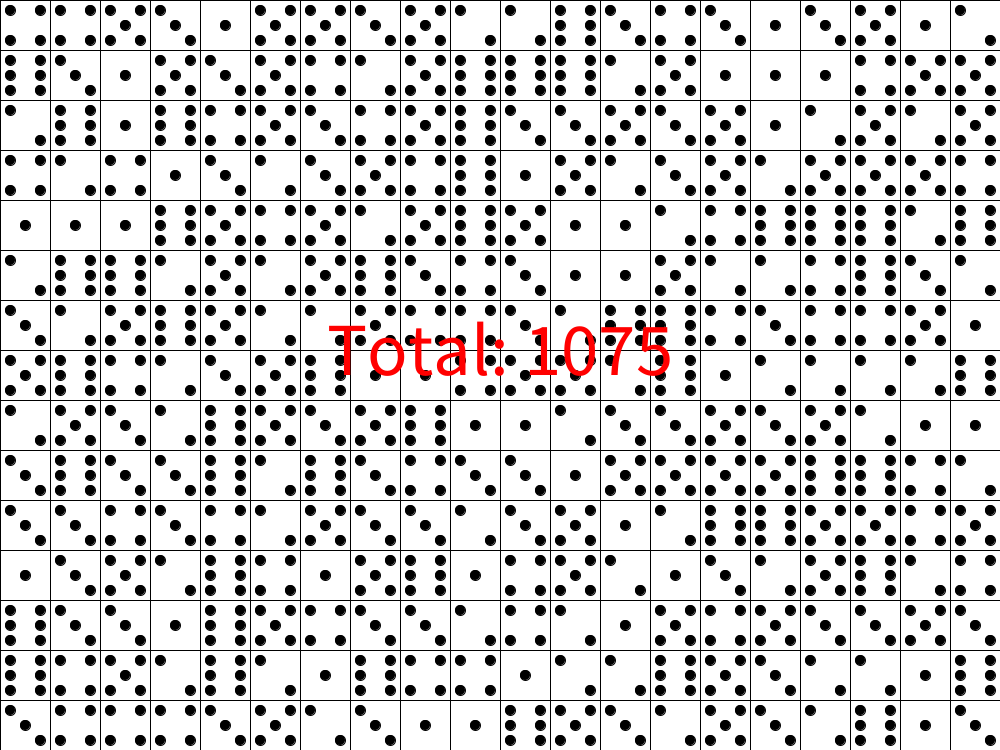
Frame 1 (no input)
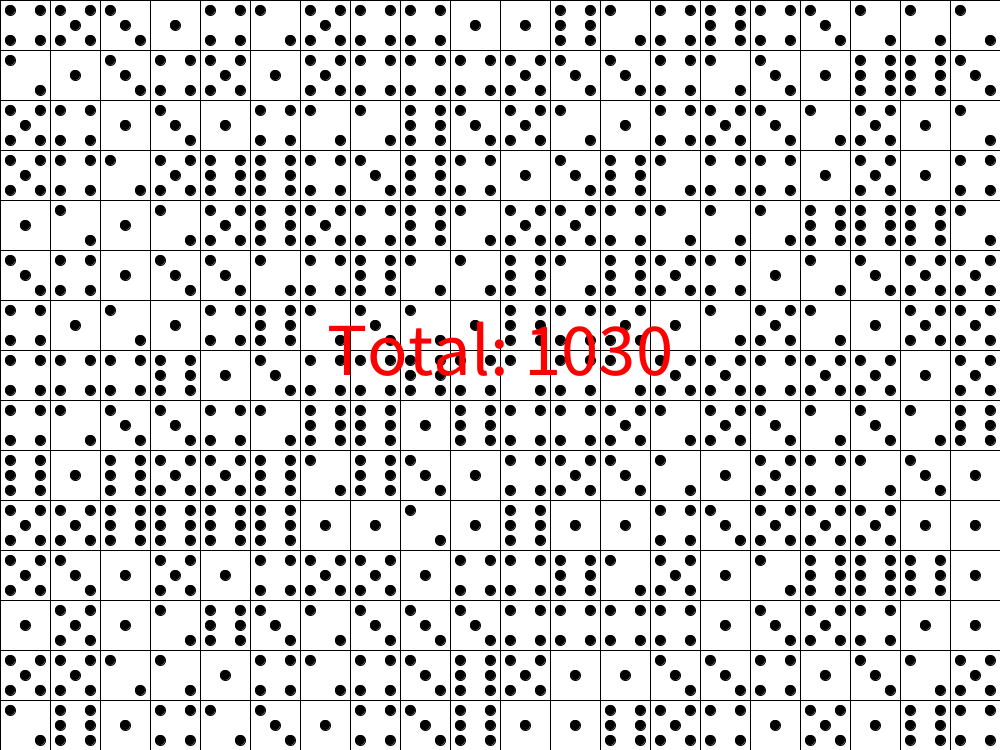
Frame 2 (the mouse pressed at the canvas centre, redrawn once)

The Processing sketch that drew these frames (run headless with seeded random() and noise(); the mouse was pressed at the canvas centre and the sketch redrawn once):

// Processing sketch: Dice
// ── Dice.pde
Die [][] dice = new Die[20][15];
void setup()
{
    size(1000, 750);
    noLoop();
    for(int j = 0; j < 15; j++)
    {
    	for(int i = 0; i < 20; i++)
   		{
    		dice[i][j] = new Die(50*i, 50*j);
    	}
    }
}
void draw()
{
    background(255);
 	int sum = 0;
    for(int j = 0; j < 15; j++)
    {
    	for(int i = 0; i < 20; i++)
    	{
    		dice[i][j].roll();
    		dice[i][j].show();
    		sum = sum + dice[i][j].numDots;
    	}
    }
    fill(255,0,0);
    textSize(75);
    textAlign(CENTER);
    text("Total: " + sum, 500, 375);
}
void mousePressed()
{
    redraw();
}
class Die //models one single dice cube
{
  int myX, myY, numDots;
  Die(int x, int y)
  {
    myX = x;
    myY = y;
  }
  void roll()
  {
    numDots = (int)(Math.random()*6) + 1;
  }
  void show()
  {
    fill(255);
    rect(myX, myY, 50, 50);
    fill(0);
    if(numDots % 2 == 1){
      ellipse(myX + 25, myY + 25, 10, 10);
      if(numDots != 1){
        ellipse(myX + 10, myY + 10, 10, 10);
        ellipse(myX + 40, myY + 40, 10, 10);
        if(numDots == 5){
          ellipse(myX + 10, myY + 40, 10, 10);
          ellipse(myX + 40, myY + 10, 10, 10);
        }
      }
    }else{
      ellipse(myX + 10, myY + 10, 10, 10);
      ellipse(myX + 40, myY + 40, 10, 10);
      if(numDots != 2){
        ellipse(myX + 10, myY + 40, 10, 10);
        ellipse(myX + 40, myY + 10, 10, 10);    
        if(numDots == 6){
          ellipse(myX + 10, myY + 25, 10, 10);
          ellipse(myX + 40, myY + 25, 10, 10);
        }      
      }
    }
  }
}
